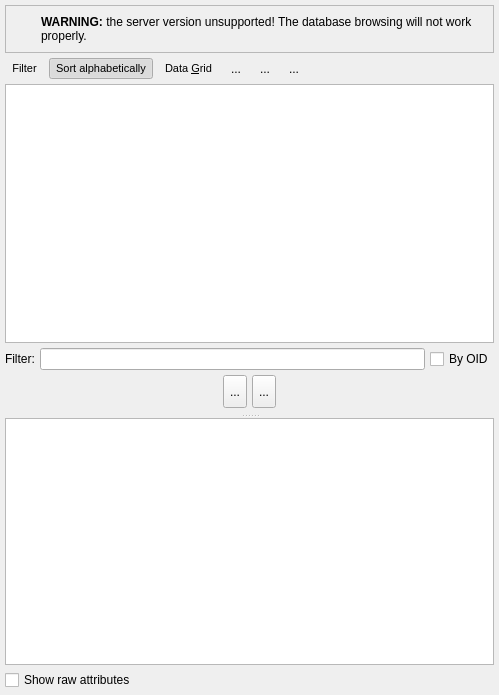
<?xml version="1.0" encoding="UTF-8"?>
<ui version="4.0">
 <class>DatabaseExplorerWidget</class>
 <widget class="QWidget" name="DatabaseExplorerWidget">
  <property name="geometry">
   <rect>
    <x>0</x>
    <y>0</y>
    <width>499</width>
    <height>695</height>
   </rect>
  </property>
  <property name="minimumSize">
   <size>
    <width>0</width>
    <height>0</height>
   </size>
  </property>
  <property name="windowTitle">
   <string>Form</string>
  </property>
  <layout class="QVBoxLayout" name="verticalLayout_3">
   <property name="spacing">
    <number>5</number>
   </property>
   <property name="leftMargin">
    <number>5</number>
   </property>
   <property name="topMargin">
    <number>5</number>
   </property>
   <property name="rightMargin">
    <number>5</number>
   </property>
   <property name="bottomMargin">
    <number>5</number>
   </property>
   <item>
    <widget class="QFrame" name="version_alert_frm">
     <property name="sizePolicy">
      <sizepolicy hsizetype="Preferred" vsizetype="Fixed">
       <horstretch>0</horstretch>
       <verstretch>0</verstretch>
      </sizepolicy>
     </property>
     <property name="minimumSize">
      <size>
       <width>0</width>
       <height>48</height>
      </size>
     </property>
     <property name="frameShape">
      <enum>QFrame::StyledPanel</enum>
     </property>
     <property name="frameShadow">
      <enum>QFrame::Raised</enum>
     </property>
     <layout class="QGridLayout" name="gridLayout">
      <property name="leftMargin">
       <number>5</number>
      </property>
      <property name="topMargin">
       <number>5</number>
      </property>
      <property name="rightMargin">
       <number>5</number>
      </property>
      <property name="bottomMargin">
       <number>5</number>
      </property>
      <property name="spacing">
       <number>5</number>
      </property>
      <item row="0" column="0">
       <widget class="QLabel" name="icon_lbl">
        <property name="minimumSize">
         <size>
          <width>25</width>
          <height>25</height>
         </size>
        </property>
        <property name="maximumSize">
         <size>
          <width>25</width>
          <height>25</height>
         </size>
        </property>
        <property name="text">
         <string/>
        </property>
        <property name="textFormat">
         <enum>Qt::AutoText</enum>
        </property>
        <property name="pixmap">
         <pixmap resource="../../res/resources.qrc">:/icons/icons/alert.png</pixmap>
        </property>
        <property name="scaledContents">
         <bool>true</bool>
        </property>
       </widget>
      </item>
      <item row="0" column="1">
       <widget class="QLabel" name="inv_version_warn_lbl">
        <property name="font">
         <font>
          <bold>false</bold>
          <underline>false</underline>
          <strikeout>false</strikeout>
          <kerning>true</kerning>
         </font>
        </property>
        <property name="text">
         <string>&lt;strong&gt;WARNING:&lt;/strong&gt; the server version unsupported! The database browsing will not work properly.</string>
        </property>
        <property name="wordWrap">
         <bool>true</bool>
        </property>
       </widget>
      </item>
     </layout>
    </widget>
   </item>
   <item>
    <layout class="QHBoxLayout" name="horizontalLayout_5">
     <property name="spacing">
      <number>5</number>
     </property>
     <item>
      <widget class="QToolButton" name="toggle_display_tb">
       <property name="enabled">
        <bool>true</bool>
       </property>
       <property name="sizePolicy">
        <sizepolicy hsizetype="Preferred" vsizetype="Preferred">
         <horstretch>0</horstretch>
         <verstretch>0</verstretch>
        </sizepolicy>
       </property>
       <property name="font">
        <font>
         <pointsize>8</pointsize>
        </font>
       </property>
       <property name="toolTip">
        <string>Toggle the display of filter widget as well the system/extension objects.</string>
       </property>
       <property name="text">
        <string>Filter</string>
       </property>
       <property name="icon">
        <iconset resource="../../res/resources.qrc">
         <normaloff>:/icons/icons/filter.png</normaloff>:/icons/icons/filter.png</iconset>
       </property>
       <property name="iconSize">
        <size>
         <width>25</width>
         <height>25</height>
        </size>
       </property>
       <property name="popupMode">
        <enum>QToolButton::InstantPopup</enum>
       </property>
       <property name="toolButtonStyle">
        <enum>Qt::ToolButtonIconOnly</enum>
       </property>
       <property name="autoRaise">
        <bool>true</bool>
       </property>
      </widget>
     </item>
     <item>
      <widget class="QToolButton" name="sort_by_name_tb">
       <property name="enabled">
        <bool>true</bool>
       </property>
       <property name="sizePolicy">
        <sizepolicy hsizetype="Preferred" vsizetype="Preferred">
         <horstretch>0</horstretch>
         <verstretch>0</verstretch>
        </sizepolicy>
       </property>
       <property name="font">
        <font>
         <pointsize>8</pointsize>
        </font>
       </property>
       <property name="toolTip">
        <string>Sort items alphabetically. When unchecked, items are sorted by OID.</string>
       </property>
       <property name="text">
        <string>Sort alphabetically</string>
       </property>
       <property name="icon">
        <iconset resource="../../res/resources.qrc">
         <normaloff>:/icons/icons/sortasc.png</normaloff>:/icons/icons/sortasc.png</iconset>
       </property>
       <property name="iconSize">
        <size>
         <width>25</width>
         <height>25</height>
        </size>
       </property>
       <property name="shortcut">
        <string/>
       </property>
       <property name="checkable">
        <bool>true</bool>
       </property>
       <property name="checked">
        <bool>true</bool>
       </property>
       <property name="toolButtonStyle">
        <enum>Qt::ToolButtonIconOnly</enum>
       </property>
       <property name="autoRaise">
        <bool>true</bool>
       </property>
      </widget>
     </item>
     <item>
      <widget class="QToolButton" name="data_grid_tb">
       <property name="enabled">
        <bool>true</bool>
       </property>
       <property name="sizePolicy">
        <sizepolicy hsizetype="Preferred" vsizetype="Preferred">
         <horstretch>0</horstretch>
         <verstretch>0</verstretch>
        </sizepolicy>
       </property>
       <property name="font">
        <font>
         <pointsize>8</pointsize>
        </font>
       </property>
       <property name="toolTip">
        <string>Open the grid to visualize or edit data</string>
       </property>
       <property name="text">
        <string>Data &amp;Grid</string>
       </property>
       <property name="icon">
        <iconset resource="../../res/resources.qrc">
         <normaloff>:/icons/icons/editrows.png</normaloff>:/icons/icons/editrows.png</iconset>
       </property>
       <property name="iconSize">
        <size>
         <width>25</width>
         <height>25</height>
        </size>
       </property>
       <property name="shortcut">
        <string>Alt+G</string>
       </property>
       <property name="toolButtonStyle">
        <enum>Qt::ToolButtonIconOnly</enum>
       </property>
       <property name="autoRaise">
        <bool>true</bool>
       </property>
      </widget>
     </item>
     <item>
      <widget class="QToolButton" name="runsql_tb">
       <property name="enabled">
        <bool>true</bool>
       </property>
       <property name="sizePolicy">
        <sizepolicy hsizetype="Preferred" vsizetype="Preferred">
         <horstretch>0</horstretch>
         <verstretch>0</verstretch>
        </sizepolicy>
       </property>
       <property name="toolTip">
        <string>Add a new SQL execution tab for the current database</string>
       </property>
       <property name="text">
        <string>...</string>
       </property>
       <property name="icon">
        <iconset resource="../../res/resources.qrc">
         <normaloff>:/icons/icons/newtab.png</normaloff>:/icons/icons/newtab.png</iconset>
       </property>
       <property name="iconSize">
        <size>
         <width>25</width>
         <height>25</height>
        </size>
       </property>
       <property name="shortcut">
        <string>Ctrl+T</string>
       </property>
       <property name="autoRaise">
        <bool>true</bool>
       </property>
      </widget>
     </item>
     <item>
      <widget class="QToolButton" name="refresh_tb">
       <property name="enabled">
        <bool>true</bool>
       </property>
       <property name="sizePolicy">
        <sizepolicy hsizetype="Preferred" vsizetype="Preferred">
         <horstretch>0</horstretch>
         <verstretch>0</verstretch>
        </sizepolicy>
       </property>
       <property name="toolTip">
        <string>Update the objects tree</string>
       </property>
       <property name="text">
        <string>...</string>
       </property>
       <property name="icon">
        <iconset resource="../../res/resources.qrc">
         <normaloff>:/icons/icons/refreshdb.png</normaloff>:/icons/icons/refreshdb.png</iconset>
       </property>
       <property name="iconSize">
        <size>
         <width>25</width>
         <height>25</height>
        </size>
       </property>
       <property name="autoRaise">
        <bool>true</bool>
       </property>
      </widget>
     </item>
     <item>
      <widget class="QToolButton" name="drop_db_tb">
       <property name="enabled">
        <bool>true</bool>
       </property>
       <property name="sizePolicy">
        <sizepolicy hsizetype="Preferred" vsizetype="Preferred">
         <horstretch>0</horstretch>
         <verstretch>0</verstretch>
        </sizepolicy>
       </property>
       <property name="toolTip">
        <string>Drop this database</string>
       </property>
       <property name="text">
        <string>...</string>
       </property>
       <property name="icon">
        <iconset resource="../../res/resources.qrc">
         <normaloff>:/icons/icons/delete.png</normaloff>:/icons/icons/delete.png</iconset>
       </property>
       <property name="iconSize">
        <size>
         <width>25</width>
         <height>25</height>
        </size>
       </property>
       <property name="shortcut">
        <string>Ctrl+Shift+Del</string>
       </property>
       <property name="autoRaise">
        <bool>true</bool>
       </property>
      </widget>
     </item>
     <item>
      <spacer name="horizontalSpacer">
       <property name="orientation">
        <enum>Qt::Horizontal</enum>
       </property>
       <property name="sizeHint" stdset="0">
        <size>
         <width>40</width>
         <height>20</height>
        </size>
       </property>
      </spacer>
     </item>
    </layout>
   </item>
   <item>
    <widget class="QSplitter" name="splitter">
     <property name="orientation">
      <enum>Qt::Vertical</enum>
     </property>
     <property name="handleWidth">
      <number>5</number>
     </property>
     <property name="childrenCollapsible">
      <bool>false</bool>
     </property>
     <widget class="QWidget" name="layoutWidget">
      <layout class="QVBoxLayout" name="verticalLayout">
       <property name="spacing">
        <number>5</number>
       </property>
       <item>
        <widget class="QTreeWidget" name="objects_trw">
         <property name="enabled">
          <bool>true</bool>
         </property>
         <property name="minimumSize">
          <size>
           <width>0</width>
           <height>0</height>
          </size>
         </property>
         <property name="frameShadow">
          <enum>QFrame::Sunken</enum>
         </property>
         <property name="horizontalScrollBarPolicy">
          <enum>Qt::ScrollBarAsNeeded</enum>
         </property>
         <property name="sizeAdjustPolicy">
          <enum>QAbstractScrollArea::AdjustIgnored</enum>
         </property>
         <property name="editTriggers">
          <set>QAbstractItemView::NoEditTriggers</set>
         </property>
         <property name="alternatingRowColors">
          <bool>true</bool>
         </property>
         <property name="selectionMode">
          <enum>QAbstractItemView::SingleSelection</enum>
         </property>
         <property name="selectionBehavior">
          <enum>QAbstractItemView::SelectRows</enum>
         </property>
         <property name="iconSize">
          <size>
           <width>22</width>
           <height>22</height>
          </size>
         </property>
         <property name="textElideMode">
          <enum>Qt::ElideRight</enum>
         </property>
         <property name="indentation">
          <number>20</number>
         </property>
         <property name="rootIsDecorated">
          <bool>true</bool>
         </property>
         <property name="uniformRowHeights">
          <bool>true</bool>
         </property>
         <property name="sortingEnabled">
          <bool>false</bool>
         </property>
         <property name="animated">
          <bool>true</bool>
         </property>
         <property name="headerHidden">
          <bool>true</bool>
         </property>
         <property name="expandsOnDoubleClick">
          <bool>true</bool>
         </property>
         <property name="columnCount">
          <number>2</number>
         </property>
         <attribute name="headerStretchLastSection">
          <bool>true</bool>
         </attribute>
         <column>
          <property name="text">
           <string notr="true">1</string>
          </property>
         </column>
         <column>
          <property name="text">
           <string notr="true">2</string>
          </property>
         </column>
        </widget>
       </item>
       <item>
        <widget class="QWidget" name="filter_parent" native="true">
         <property name="sizePolicy">
          <sizepolicy hsizetype="Preferred" vsizetype="Fixed">
           <horstretch>0</horstretch>
           <verstretch>0</verstretch>
          </sizepolicy>
         </property>
         <property name="minimumSize">
          <size>
           <width>0</width>
           <height>65</height>
          </size>
         </property>
         <layout class="QGridLayout" name="filter_grid">
          <property name="leftMargin">
           <number>0</number>
          </property>
          <property name="topMargin">
           <number>0</number>
          </property>
          <property name="rightMargin">
           <number>0</number>
          </property>
          <property name="bottomMargin">
           <number>5</number>
          </property>
          <property name="spacing">
           <number>5</number>
          </property>
          <item row="1" column="0">
           <layout class="QHBoxLayout" name="horizontalLayout_8">
            <property name="spacing">
             <number>5</number>
            </property>
            <item>
             <spacer name="horizontalSpacer_4">
              <property name="orientation">
               <enum>Qt::Horizontal</enum>
              </property>
              <property name="sizeHint" stdset="0">
               <size>
                <width>40</width>
                <height>20</height>
               </size>
              </property>
             </spacer>
            </item>
            <item>
             <widget class="QToolButton" name="expand_all_tb">
              <property name="enabled">
               <bool>true</bool>
              </property>
              <property name="sizePolicy">
               <sizepolicy hsizetype="Preferred" vsizetype="Preferred">
                <horstretch>0</horstretch>
                <verstretch>0</verstretch>
               </sizepolicy>
              </property>
              <property name="toolTip">
               <string>Expands all items</string>
              </property>
              <property name="text">
               <string>...</string>
              </property>
              <property name="icon">
               <iconset resource="../../res/resources.qrc">
                <normaloff>:/icons/icons/add.png</normaloff>:/icons/icons/add.png</iconset>
              </property>
              <property name="iconSize">
               <size>
                <width>25</width>
                <height>25</height>
               </size>
              </property>
              <property name="checkable">
               <bool>false</bool>
              </property>
             </widget>
            </item>
            <item>
             <widget class="QToolButton" name="collapse_all_tb">
              <property name="enabled">
               <bool>true</bool>
              </property>
              <property name="sizePolicy">
               <sizepolicy hsizetype="Preferred" vsizetype="Preferred">
                <horstretch>0</horstretch>
                <verstretch>0</verstretch>
               </sizepolicy>
              </property>
              <property name="toolTip">
               <string>Collapses all items</string>
              </property>
              <property name="text">
               <string>...</string>
              </property>
              <property name="icon">
               <iconset resource="../../res/resources.qrc">
                <normaloff>:/icons/icons/remove.png</normaloff>:/icons/icons/remove.png</iconset>
              </property>
              <property name="iconSize">
               <size>
                <width>25</width>
                <height>25</height>
               </size>
              </property>
              <property name="checkable">
               <bool>false</bool>
              </property>
             </widget>
            </item>
            <item>
             <spacer name="horizontalSpacer_5">
              <property name="orientation">
               <enum>Qt::Horizontal</enum>
              </property>
              <property name="sizeHint" stdset="0">
               <size>
                <width>40</width>
                <height>20</height>
               </size>
              </property>
             </spacer>
            </item>
           </layout>
          </item>
          <item row="0" column="0">
           <layout class="QHBoxLayout" name="horizontalLayout_7">
            <property name="spacing">
             <number>5</number>
            </property>
            <item>
             <widget class="QLabel" name="filter_lbl">
              <property name="enabled">
               <bool>true</bool>
              </property>
              <property name="sizePolicy">
               <sizepolicy hsizetype="Fixed" vsizetype="Preferred">
                <horstretch>0</horstretch>
                <verstretch>0</verstretch>
               </sizepolicy>
              </property>
              <property name="toolTip">
               <string/>
              </property>
              <property name="statusTip">
               <string/>
              </property>
              <property name="text">
               <string>Filter:</string>
              </property>
             </widget>
            </item>
            <item>
             <widget class="QLineEdit" name="filter_edt">
              <property name="enabled">
               <bool>true</bool>
              </property>
              <property name="toolTip">
               <string>Filters the currently loaded items in the tree by using a pattern and matching their names. If &lt;strong&gt;By OID&lt;/strong&gt; is checked the pattern is interpreted as an integer value that represents the object id (OID). &lt;br&gt;&lt;br/&gt;&lt;strong&gt;HINT:&lt;/strong&gt; if you need to search the entire database use the full refresh (&lt;strong&gt;Ctrl+F5&lt;/strong&gt;) prior the filtering.</string>
              </property>
              <property name="clearButtonEnabled">
               <bool>true</bool>
              </property>
             </widget>
            </item>
            <item>
             <widget class="QCheckBox" name="by_oid_chk">
              <property name="text">
               <string>By OID</string>
              </property>
             </widget>
            </item>
           </layout>
          </item>
         </layout>
        </widget>
       </item>
      </layout>
     </widget>
     <widget class="QWidget" name="attributes_wgt" native="true">
      <property name="minimumSize">
       <size>
        <width>0</width>
        <height>100</height>
       </size>
      </property>
      <layout class="QVBoxLayout" name="verticalLayout_2">
       <property name="spacing">
        <number>5</number>
       </property>
       <property name="leftMargin">
        <number>0</number>
       </property>
       <property name="topMargin">
        <number>0</number>
       </property>
       <property name="rightMargin">
        <number>0</number>
       </property>
       <property name="bottomMargin">
        <number>0</number>
       </property>
       <item>
        <widget class="QTableWidget" name="properties_tbw">
         <property name="frameShape">
          <enum>QFrame::StyledPanel</enum>
         </property>
         <property name="lineWidth">
          <number>1</number>
         </property>
         <property name="sizeAdjustPolicy">
          <enum>QAbstractScrollArea::AdjustIgnored</enum>
         </property>
         <property name="autoScrollMargin">
          <number>16</number>
         </property>
         <property name="editTriggers">
          <set>QAbstractItemView::DoubleClicked|QAbstractItemView::EditKeyPressed</set>
         </property>
         <property name="tabKeyNavigation">
          <bool>false</bool>
         </property>
         <property name="showDropIndicator" stdset="0">
          <bool>false</bool>
         </property>
         <property name="dragDropOverwriteMode">
          <bool>false</bool>
         </property>
         <property name="alternatingRowColors">
          <bool>true</bool>
         </property>
         <property name="selectionMode">
          <enum>QAbstractItemView::ContiguousSelection</enum>
         </property>
         <property name="selectionBehavior">
          <enum>QAbstractItemView::SelectItems</enum>
         </property>
         <property name="iconSize">
          <size>
           <width>22</width>
           <height>22</height>
          </size>
         </property>
         <property name="showGrid">
          <bool>true</bool>
         </property>
         <property name="gridStyle">
          <enum>Qt::SolidLine</enum>
         </property>
         <property name="sortingEnabled">
          <bool>true</bool>
         </property>
         <property name="cornerButtonEnabled">
          <bool>true</bool>
         </property>
         <attribute name="horizontalHeaderVisible">
          <bool>false</bool>
         </attribute>
         <attribute name="horizontalHeaderMinimumSectionSize">
          <number>25</number>
         </attribute>
         <attribute name="horizontalHeaderDefaultSectionSize">
          <number>100</number>
         </attribute>
         <attribute name="horizontalHeaderStretchLastSection">
          <bool>true</bool>
         </attribute>
         <attribute name="verticalHeaderVisible">
          <bool>false</bool>
         </attribute>
         <attribute name="verticalHeaderDefaultSectionSize">
          <number>30</number>
         </attribute>
         <attribute name="verticalHeaderStretchLastSection">
          <bool>false</bool>
         </attribute>
         <column>
          <property name="text">
           <string>Attribute</string>
          </property>
         </column>
         <column>
          <property name="text">
           <string>Value</string>
          </property>
         </column>
        </widget>
       </item>
       <item>
        <widget class="QCheckBox" name="raw_attrib_names_chk">
         <property name="text">
          <string>Show raw attributes</string>
         </property>
        </widget>
       </item>
      </layout>
      <zorder>raw_attrib_names_chk</zorder>
      <zorder>properties_tbw</zorder>
     </widget>
    </widget>
   </item>
  </layout>
 </widget>
 <tabstops>
  <tabstop>toggle_display_tb</tabstop>
  <tabstop>sort_by_name_tb</tabstop>
  <tabstop>data_grid_tb</tabstop>
  <tabstop>runsql_tb</tabstop>
  <tabstop>refresh_tb</tabstop>
  <tabstop>drop_db_tb</tabstop>
  <tabstop>objects_trw</tabstop>
  <tabstop>filter_edt</tabstop>
  <tabstop>by_oid_chk</tabstop>
  <tabstop>expand_all_tb</tabstop>
  <tabstop>collapse_all_tb</tabstop>
  <tabstop>properties_tbw</tabstop>
  <tabstop>raw_attrib_names_chk</tabstop>
 </tabstops>
 <resources>
  <include location="../../res/resources.qrc"/>
  <include location="../../res/resources.qrc"/>
 </resources>
 <connections/>
</ui>
